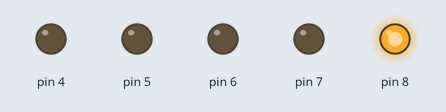
A sketch run on a simulated Arduino Uno, built with avr-gcc and run on an emulated ATmega328P. Shown: output pins drawn as LEDs (lit = HIGH).

Above: at 0.5 s.
At 1.5 s:
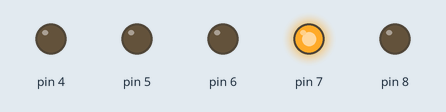
At 2.5 s:
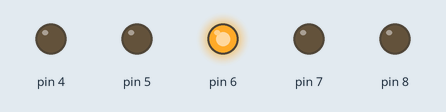
At 3.5 s:
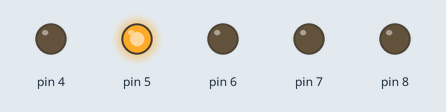
At 4.5 s:
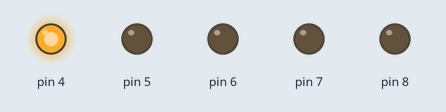
Timing chart, 0 to 6.5 s (numbered marks = the images above):
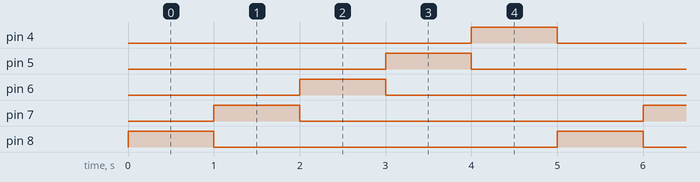

The sketch:

JS-1-4.ino
```cpp
/*

blink in line from 8 -> 4 and repeat

JS-1-4

*/

// the setup function runs once when you press reset or power the board

void setup() {
  // initialize digital pin 8 as an output.

  pinMode(8, OUTPUT);
  pinMode(7, OUTPUT);
  pinMode(6, OUTPUT);
  pinMode(5, OUTPUT);
  pinMode(4, OUTPUT);

}

// the loop function runs over and over again forever
void loop() {

  digitalWrite(8, HIGH);
  delay(1000);
  digitalWrite(8, LOW);
  digitalWrite(7, HIGH);
  delay(1000);
  digitalWrite(7, LOW);
  digitalWrite(6, HIGH);
  delay(1000);
  digitalWrite(6, LOW);
  digitalWrite(5, HIGH);
  delay(1000);
  digitalWrite(5, LOW);
  digitalWrite(4, HIGH);
  delay(1000);
  digitalWrite(4,LOW);


}
```

Measured:
- by itself, pin 4–8: alternates HIGH for 1.0 s and LOW for 4.0 s
- by itself, everything shown: repeats every 5.0 s, in 6 steps
